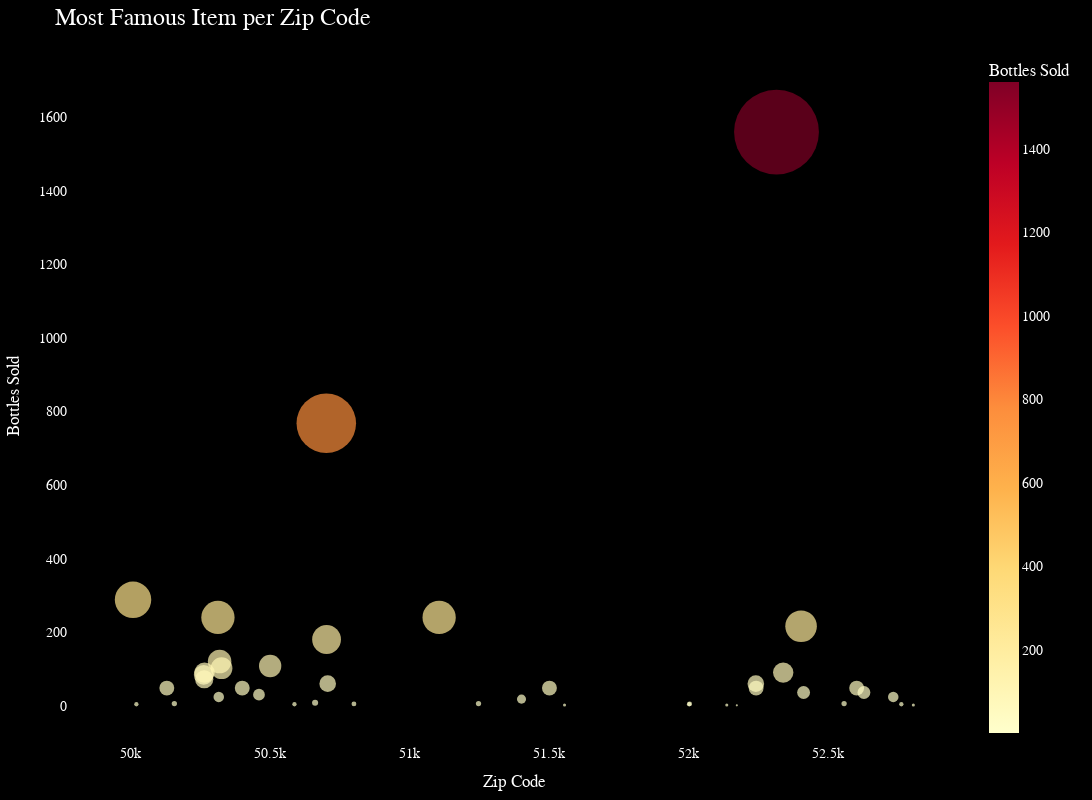

The code cell stored with this chart in its notebook:
### Code cell
fig = px.scatter(
    popular_items,
    x='zip_code',
    y='bottles_sold',
    size='bottles_sold',
    color='bottles_sold',
    color_continuous_scale='YlOrRd',
    title='Most Famous Item per Zip Code',
    labels={'zip_code': 'Zip Code', 'bottles_sold': 'Bottles Sold'},
    hover_data={'item_description': True, 'bottles_sold': True},
    size_max=60
)

fig.update_traces(marker=dict(
    line=dict(width=0)  
))

fig.update_layout(
    title='Most Famous Item per Zip Code',
    title_font=dict(
        family='Century Gothic',
        size=24,
        color='white',
        weight='normal'
    ),
    font=dict(
        family='Century Gothic',
        size=14,
        color='white',
        weight='normal'
    ),
    paper_bgcolor='black',
    plot_bgcolor='black',
    xaxis=dict(
        showgrid=False,
        zeroline=False,
        color='white',
        tickcolor='white',
        title_font=dict(color='white', weight='normal'),
        tickfont=dict(color='white', weight='normal')
    ),
    yaxis=dict(
        showgrid=False,
        zeroline=False,
        color='white',
        tickcolor='white',
        title_font=dict(color='white', weight='normal'),
        tickfont=dict(color='white', weight='normal')
    ),
    showlegend=True,
    legend=dict(
        font=dict(
            family='Century Gothic',
            size=12,
            color='white',
            weight='normal'
        ),
        bgcolor='rgba(0, 0, 0, 0.5)'
    ),
    margin=dict(l=50, r=50, t=50, b=50),
    width=1200,
    height=800
)

fig.show()

### Figure 1 — Plotly figure (JSON) as saved in the notebook; plotly's stock layout.template omitted (floating-point values rounded to 4 significant figures)
{"data": [{"customdata": [["Member's Mark Spiced Rum"], ["Paramount Triple Sec"], ["Platinum 7x Vodka"], ["Kamora Coffee Liqueur"], ["Jagermeister w/2 Shot Glasses"], ["Kahlua Coffee"], ["Avion Silver w/Powell & Mahoney Margarita Mix"], ["Juarez Triple Sec"], ["Paul Masson Peach Grande Amber Brandy"], ["Di Amore Quattro Orange"], ["Bacardi Gold Rum PET"], ["Ole Smoky Blackberry Moonshine Mini"], ["Five O'clock Vodka"], ["Titos Vodka"], ["Phillips Root Beer Schnapps"], ["Ole Smoky Apple Pie Moonshine 70prf Mini"], ["Tortilla Gold Dss"], ["Pinnacle Peach w/ Punch Dispenser"], ["Jameson"], ["Bacardi Gold Rum"], ["Kahlua Coffee Liqueur"], ["Dekuyper Triple Sec"], ["Basil Hayden Dark Rye"], ["Juarez Triple Sec"], ["Paramount Gold Rum"], ["Kamora Coffee Liqueur"], ["Bacardi Gold Rum Mini"], ["Five O'clock Vodka"], ["Kahlua Coffee"], ["Juarez Triple Sec"], ["Maestro Agavero Gold"], ["Juarez Gold Dss"], ["Cedar Ridge Single Malt Single Barrel Select"], ["Montezuma Triple Sec"], ["Everclear Alcohol"], ["Juarez Triple Sec"], ["Five O'clock Vodka"], ["Kapali Coffee Liqueur"], ["Paramount Gold Rum"], ["Dekuyper Peachtree"], ["Martell VSSD"]], "hovertemplate": "Zip Code=%{x}<br>Bottles Sold=%{marker.color}<br>item_description=%{customdata[0]}<extra></extra>", "legendgroup": "", "marker": {"color": [288, 4, 48, 6, 84, 72, 90, 240, 24, 120, 102, 48, 30, 108, 4, 8, 768, 180, 60, 5, 240, 6, 18, 48, 2, 4, 5, 2, 1, 60, 48, 1560, 90, 216, 36, 6, 48, 36, 24, 4, 2], "coloraxis": "coloraxis", "line": {"width": 0}, "size": [288, 4, 48, 6, 84, 72, 90, 240, 24, 120, 102, 48, 30, 108, 4, 8, 768, 180, 60, 5, 240, 6, 18, 48, 2, 4, 5, 2, 1, 60, 48, 1560, 90, 216, 36, 6, 48, 36, 24, 4, 2], "sizemode": "area", "sizeref": 0.4333, "symbol": "circle"}, "mode": "markers", "name": "", "orientation": "v", "showlegend": false, "type": "scatter", "x": [50010, 50022, 50131, 50158, 50263, 50265, 50266, 50314, 50317, 50320, 50327, 50401, 50461, 50501, 50588, 50662, 50702, 50703, 50707, 50801, 51106, 51247, 51401, 51501, 51555, 52001, 52003, 52136, 52172, 52240, 52241, 52314, 52338, 52402, 52411, 52556, 52601, 52627, 52732, 52761, 52804], "xaxis": "x", "y": [288, 4, 48, 6, 84, 72, 90, 240, 24, 120, 102, 48, 30, 108, 4, 8, 768, 180, 60, 5, 240, 6, 18, 48, 2, 4, 5, 2, 1, 60, 48, 1560, 90, 216, 36, 6, 48, 36, 24, 4, 2], "yaxis": "y"}], "layout": {"coloraxis": {"colorbar": {"title": {"text": "Bottles Sold"}}, "colorscale": [[0, "rgb(255,255,204)"], [0.125, "rgb(255,237,160)"], [0.25, "rgb(254,217,118)"], [0.375, "rgb(254,178,76)"], [0.5, "rgb(253,141,60)"], [0.625, "rgb(252,78,42)"], [0.75, "rgb(227,26,28)"], [0.875, "rgb(189,0,38)"], [1, "rgb(128,0,38)"]]}, "font": {"color": "white", "family": "Century Gothic", "size": 14, "weight": "normal"}, "height": 800, "legend": {"bgcolor": "rgba(0, 0, 0, 0.5)", "font": {"color": "white", "family": "Century Gothic", "size": 12, "weight": "normal"}, "itemsizing": "constant", "tracegroupgap": 0}, "margin": {"b": 50, "l": 50, "r": 50, "t": 50}, "paper_bgcolor": "black", "plot_bgcolor": "black", "showlegend": true, "title": {"font": {"color": "white", "family": "Century Gothic", "size": 24, "weight": "normal"}, "text": "Most Famous Item per Zip Code"}, "width": 1200, "xaxis": {"anchor": "y", "autorange": true, "color": "white", "domain": [0, 1], "range": [49780.0, 52970.0], "showgrid": false, "tickcolor": "white", "tickfont": {"color": "white", "weight": "normal"}, "title": {"font": {"color": "white", "weight": "normal"}, "text": "Zip Code"}, "type": "linear", "zeroline": false}, "yaxis": {"anchor": "x", "autorange": true, "color": "white", "domain": [0, 1], "range": [-101.4, 1783.0], "showgrid": false, "tickcolor": "white", "tickfont": {"color": "white", "weight": "normal"}, "title": {"font": {"color": "white", "weight": "normal"}, "text": "Bottles Sold"}, "type": "linear", "zeroline": false}}}
